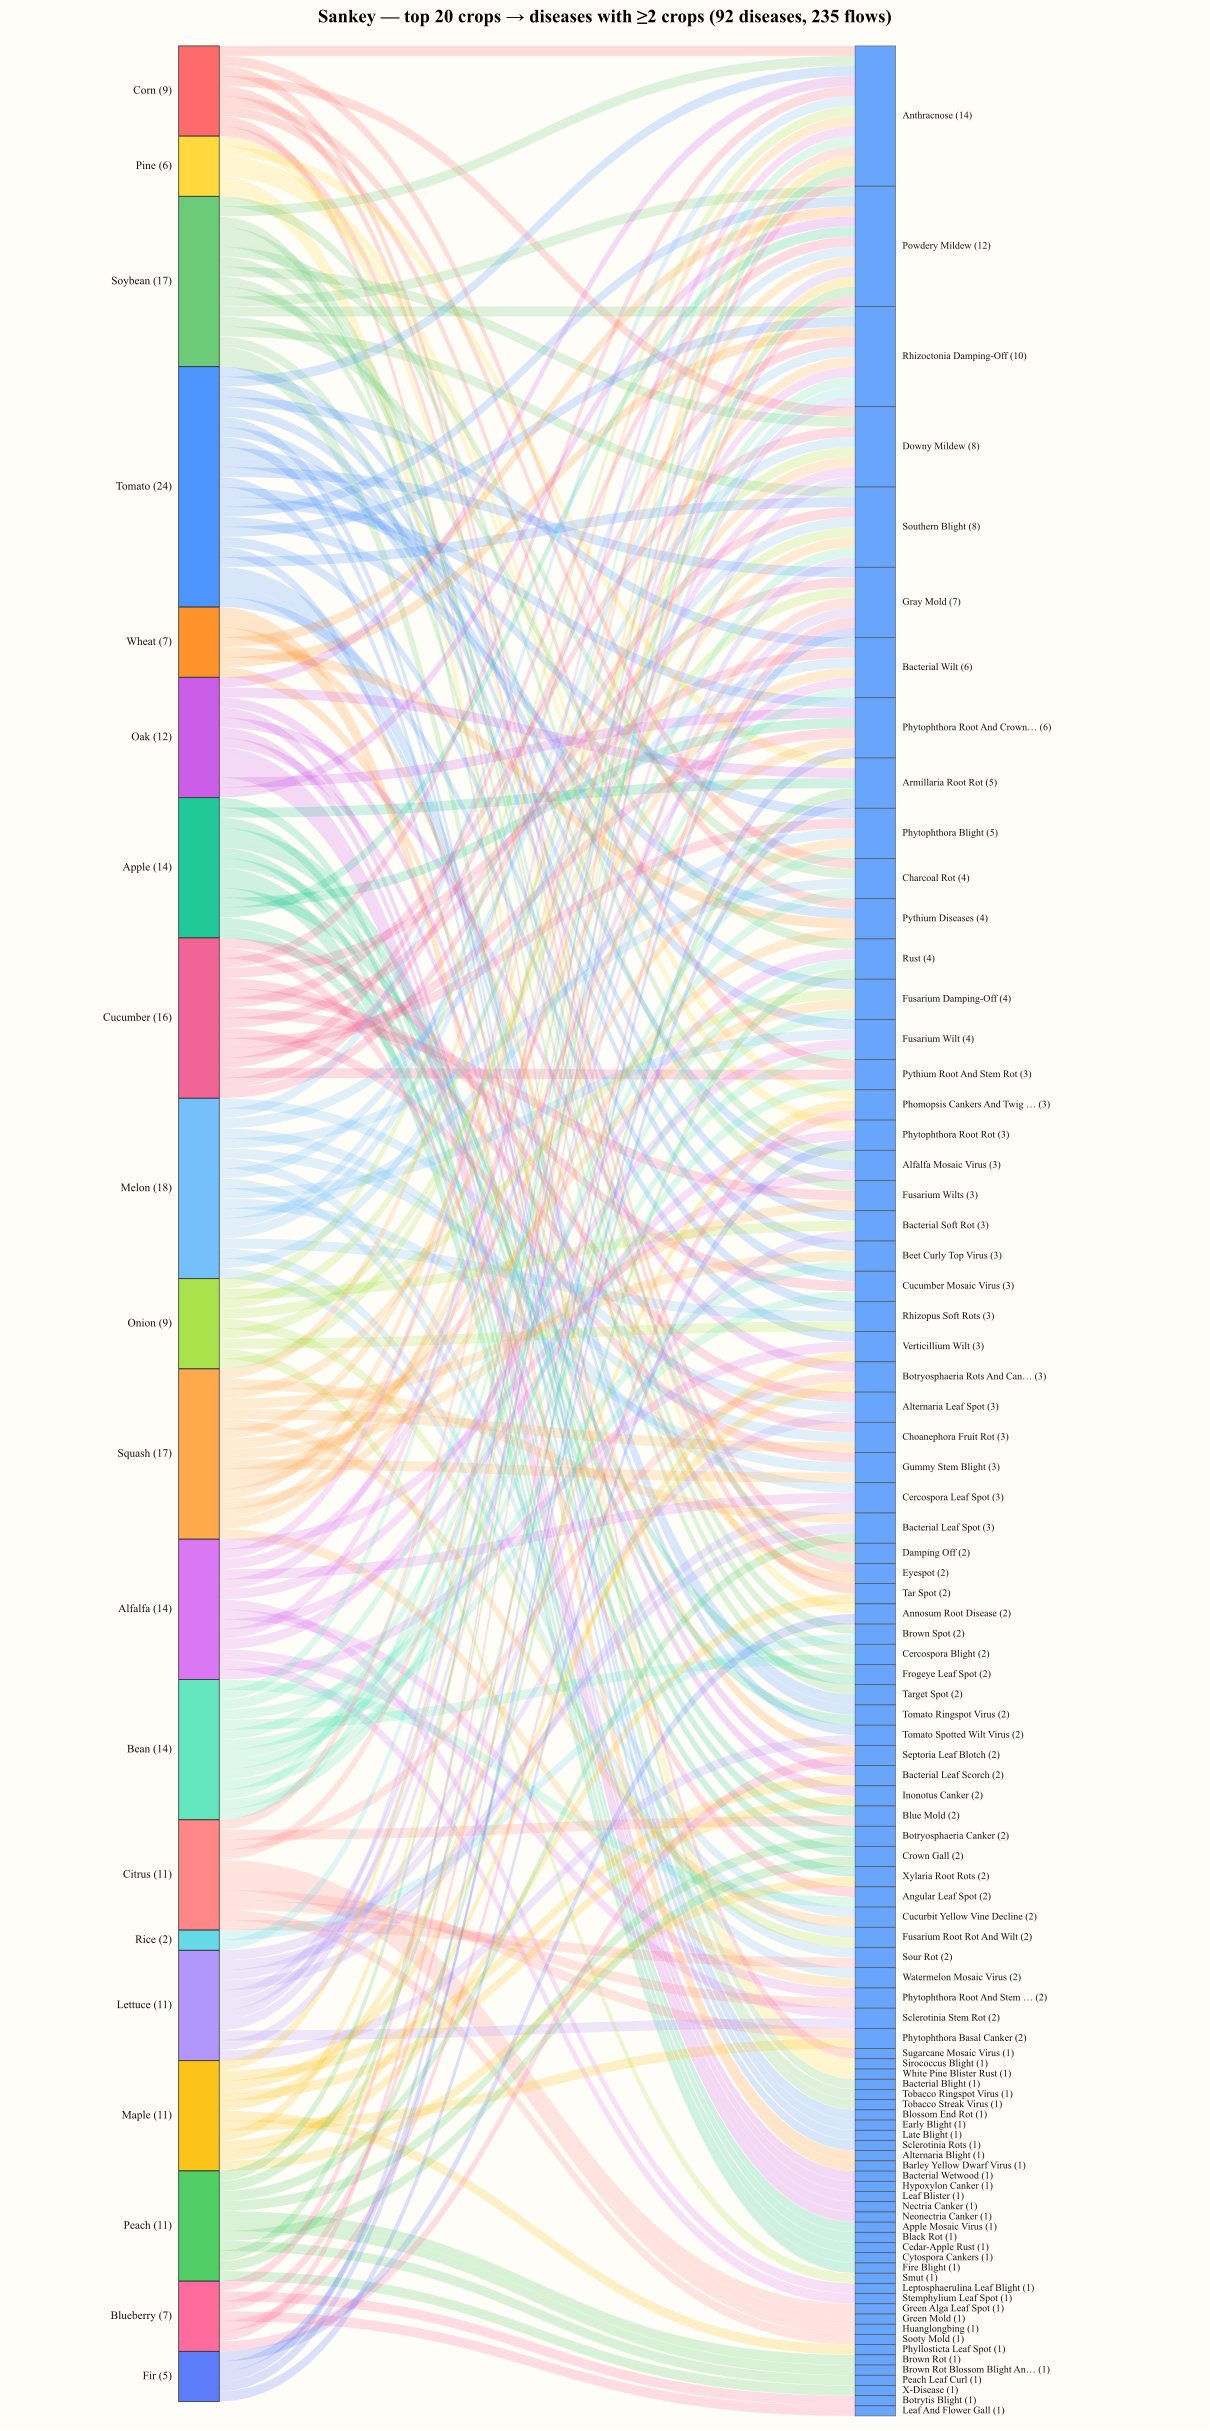

The Python source for this figure:
"""Sankey-style diagram: flows from crops (left) to diseases (right).
Crops stacked on the left, diseases on the right. Each flow has thickness
= 1 (each CORRECT crop-disease pair counts equally).

To keep it readable we take top-N crops by disease count and only
diseases that appear on ≥ MIN_OCCURRENCES crops.
"""

import sys
from pathlib import Path

import matplotlib.pyplot as plt
import numpy as np

from viz_common import BG, CROP_COLORS, FONT, INPUT_JSON, disease_crop_map, load_json, save_all

TOP_N_CROPS     = 20
MIN_OCCURRENCES = 2   # disease must span ≥ N crops


def draw(json_path, out_dir):
    entries = load_json(json_path)
    dm = disease_crop_map(entries)
    crop_to_d = {e["crop"]: list(e["diseases"]) for e in entries}

    top_crops = sorted(crop_to_d, key=lambda c: -len(crop_to_d[c]))[:TOP_N_CROPS]
    dis_set   = {d for d, cs in dm.items() if len(cs) >= MIN_OCCURRENCES}

    # Build flow list filtered to subset
    flows = []
    for c in top_crops:
        for d in crop_to_d[c]:
            if d in dis_set:
                flows.append((c, d))
    if not flows:
        print("No flows matching filters.")
        return

    # Count per side for sizing
    from collections import Counter
    src_counts = Counter(c for c, _ in flows)
    dst_counts = Counter(d for _, d in flows)

    # Order destinations by count descending
    dst_order = [d for d, _ in dst_counts.most_common()]
    src_order = [c for c in top_crops if c in src_counts]  # preserve top order

    # Assign y positions proportional to counts
    def stacked_positions(order, counts, gap_frac=0.02):
        total = sum(counts[k] for k in order) + gap_frac * max(0, len(order) - 1)
        pos = {}
        y = 0
        for k in order:
            h = counts[k]
            pos[k] = (y, y + h)
            y += h + gap_frac
        return pos, y  # total height

    src_pos, src_h = stacked_positions(src_order, src_counts)
    dst_pos, dst_h = stacked_positions(dst_order, dst_counts)
    total_h = max(src_h, dst_h)

    fig, ax = plt.subplots(figsize=(16, max(10, 0.35 * max(len(src_order), len(dst_order)))),
                           facecolor=BG)
    ax.set_facecolor(BG)

    colors = {c: CROP_COLORS[i % len(CROP_COLORS)] for i, c in enumerate(src_order)}

    # Draw crop boxes (left)
    bar_w = 0.06
    for c in src_order:
        y0, y1 = src_pos[c]
        ax.add_patch(plt.Rectangle((0, y0), bar_w, y1 - y0,
                                    facecolor=colors[c], edgecolor="#333333",
                                    linewidth=0.6))
        ax.text(-0.01, (y0 + y1)/2, f"{c} ({src_counts[c]})",
                ha="right", va="center", fontsize=8.5, fontfamily=FONT,
                color="#111111")

    # Draw disease boxes (right)
    x_right = 1.0
    for d in dst_order:
        y0, y1 = dst_pos[d]
        ax.add_patch(plt.Rectangle((x_right, y0), bar_w, y1 - y0,
                                    facecolor="#4D96FF", edgecolor="#333333",
                                    linewidth=0.4, alpha=0.85))
        label = d if len(d) <= 28 else d[:27] + "…"
        ax.text(x_right + bar_w + 0.01, (y0 + y1)/2,
                f"{label} ({dst_counts[d]})", ha="left", va="center",
                fontsize=7.5, fontfamily=FONT, color="#111111")

    # Draw flows (bezier)
    # Track consumed height on each side
    src_used = {c: src_pos[c][0] for c in src_order}
    dst_used = {d: dst_pos[d][0] for d in dst_order}
    n = 60
    t = np.linspace(0, 1, n)
    for c, d in flows:
        y_src_a = src_used[c]; y_src_b = y_src_a + 1
        y_dst_a = dst_used[d]; y_dst_b = y_dst_a + 1
        src_used[c] = y_src_b
        dst_used[d] = y_dst_b

        # Top curve
        x0, x1 = bar_w, x_right
        def bez(y_left, y_right):
            cx = (x0 + x1) / 2
            xs = (1-t)**3 * x0 + 3*(1-t)**2*t * cx + 3*(1-t)*t**2 * cx + t**3 * x1
            ys = (1-t)**3 * y_left + 3*(1-t)**2*t * y_left + 3*(1-t)*t**2 * y_right + t**3 * y_right
            return xs, ys
        xs_top, ys_top = bez(y_src_b, y_dst_b)
        xs_bot, ys_bot = bez(y_src_a, y_dst_a)

        xs = np.concatenate([xs_top, xs_bot[::-1]])
        ys = np.concatenate([ys_top, ys_bot[::-1]])

        ax.fill(xs, ys, color=colors[c], alpha=0.22, linewidth=0)

    ax.set_xlim(-0.25, x_right + bar_w + 0.45)
    ax.set_ylim(-0.5, total_h + 0.5)
    ax.invert_yaxis()
    ax.axis("off")
    ax.set_title(
        f"Sankey — top {len(src_order)} crops → diseases with ≥{MIN_OCCURRENCES} crops "
        f"({len(dst_order)} diseases, {len(flows)} flows)",
        fontsize=14, fontfamily=FONT, fontweight="bold", pad=14,
    )

    save_all(fig, out_dir, "viz_sankey")
    plt.close(fig)


def main():
    json_path = sys.argv[1] if len(sys.argv) > 1 else INPUT_JSON
    out_dir   = sys.argv[2] if len(sys.argv) > 2 else "."
    print(f"Reading: {json_path}")
    draw(json_path, out_dir)
    print("Done.")


if __name__ == "__main__":
    main()
